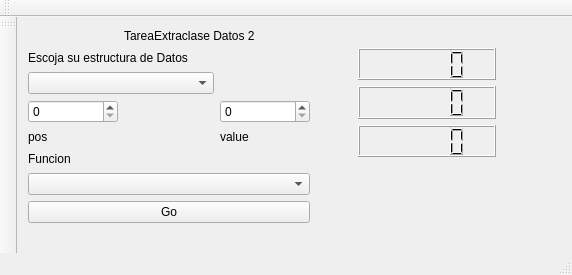
<?xml version="1.0" encoding="UTF-8"?>
<ui version="4.0">
 <class>MainWindow</class>
 <widget class="QMainWindow" name="MainWindow">
  <property name="geometry">
   <rect>
    <x>0</x>
    <y>0</y>
    <width>572</width>
    <height>275</height>
   </rect>
  </property>
  <property name="windowTitle">
   <string>MainWindow</string>
  </property>
  <property name="dockNestingEnabled">
   <bool>false</bool>
  </property>
  <widget class="QWidget" name="centralWidget">
   <widget class="QWidget" name="verticalLayoutWidget">
    <property name="geometry">
     <rect>
      <x>330</x>
      <y>20</y>
      <width>160</width>
      <height>131</height>
     </rect>
    </property>
    <layout class="QVBoxLayout" name="verticalLayout">
     <item>
      <widget class="QLCDNumber" name="lcdNumber"/>
     </item>
     <item>
      <widget class="QLCDNumber" name="lcdNumber_2"/>
     </item>
     <item>
      <widget class="QLCDNumber" name="lcdNumber_3"/>
     </item>
    </layout>
   </widget>
   <widget class="QWidget" name="">
    <property name="geometry">
     <rect>
      <x>0</x>
      <y>0</y>
      <width>304</width>
      <height>217</height>
     </rect>
    </property>
    <layout class="QGridLayout" name="gridLayout">
     <item row="4" column="2" alignment="Qt::AlignLeft">
      <widget class="QLabel" name="label_4">
       <property name="text">
        <string>value</string>
       </property>
      </widget>
     </item>
     <item row="2" column="0" colspan="2">
      <widget class="QComboBox" name="comboBox"/>
     </item>
     <item row="4" column="0">
      <widget class="QLabel" name="label_3">
       <property name="text">
        <string>pos</string>
       </property>
      </widget>
     </item>
     <item row="5" column="0">
      <widget class="QLabel" name="label_5">
       <property name="text">
        <string>Funcion</string>
       </property>
      </widget>
     </item>
     <item row="7" column="0" colspan="3">
      <widget class="QPushButton" name="pushButton">
       <property name="text">
        <string>Go</string>
       </property>
      </widget>
     </item>
     <item row="0" column="1" colspan="2">
      <widget class="QLabel" name="label">
       <property name="text">
        <string>TareaExtraclase Datos 2</string>
       </property>
      </widget>
     </item>
     <item row="6" column="0" colspan="3">
      <widget class="QComboBox" name="comboBox_2"/>
     </item>
     <item row="1" column="0" colspan="3">
      <widget class="QLabel" name="label_2">
       <property name="text">
        <string>Escoja su estructura de Datos</string>
       </property>
      </widget>
     </item>
     <item row="3" column="0">
      <widget class="QSpinBox" name="spinBox"/>
     </item>
     <item row="3" column="2">
      <widget class="QSpinBox" name="spinBox_2"/>
     </item>
    </layout>
   </widget>
  </widget>
  <widget class="QMenuBar" name="menuBar">
   <property name="geometry">
    <rect>
     <x>0</x>
     <y>0</y>
     <width>572</width>
     <height>20</height>
    </rect>
   </property>
  </widget>
  <widget class="QToolBar" name="mainToolBar">
   <attribute name="toolBarArea">
    <enum>LeftToolBarArea</enum>
   </attribute>
   <attribute name="toolBarBreak">
    <bool>false</bool>
   </attribute>
  </widget>
  <widget class="QStatusBar" name="statusBar"/>
  <widget class="QToolBar" name="toolBar">
   <property name="windowTitle">
    <string>toolBar</string>
   </property>
   <attribute name="toolBarArea">
    <enum>TopToolBarArea</enum>
   </attribute>
   <attribute name="toolBarBreak">
    <bool>false</bool>
   </attribute>
  </widget>
 </widget>
 <layoutdefault spacing="6" margin="11"/>
 <resources/>
 <connections>
  <connection>
   <sender>spinBox</sender>
   <signal>valueChanged(int)</signal>
   <receiver>lcdNumber</receiver>
   <slot>display(int)</slot>
   <hints>
    <hint type="sourcelabel">
     <x>104</x>
     <y>131</y>
    </hint>
    <hint type="destinationlabel">
     <x>394</x>
     <y>75</y>
    </hint>
   </hints>
  </connection>
 </connections>
</ui>
